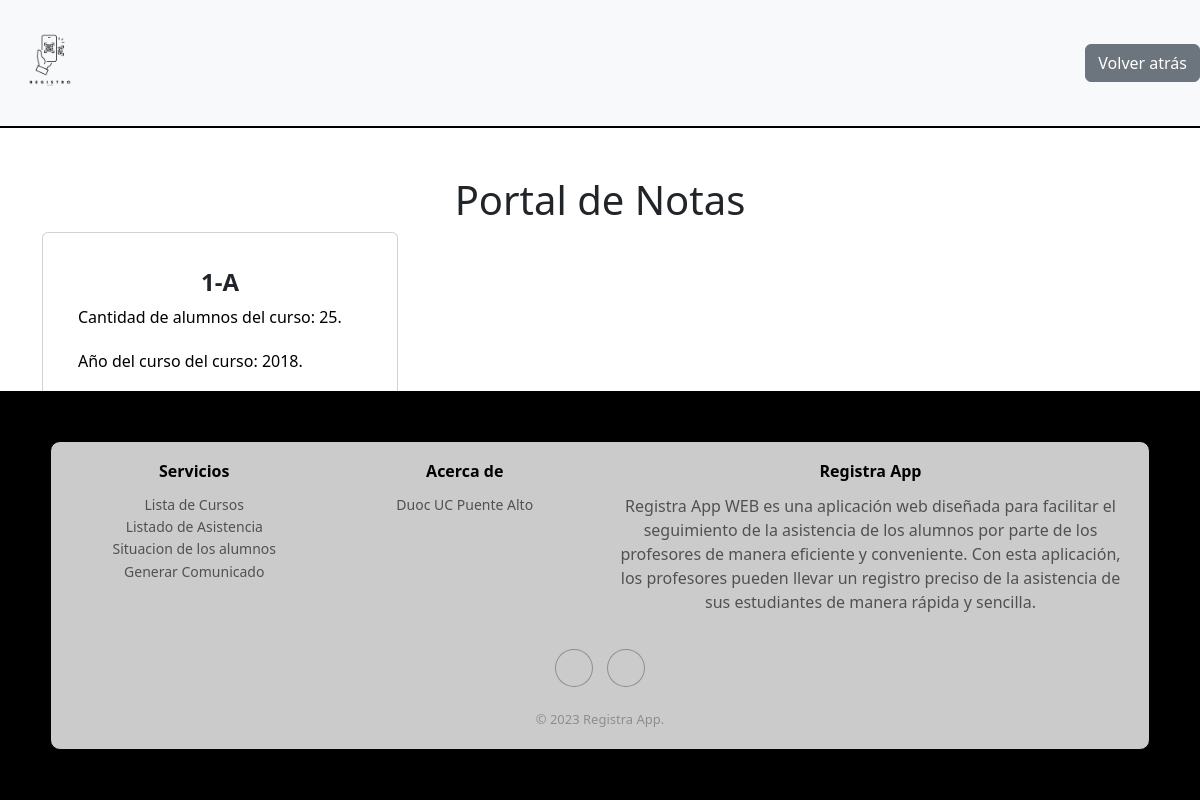
Screenshot of /notas/ with the database file from the repository.
### RegistroAppDocente/models.py (models this page shows, shortened)
class Curso(models.Model):
    id = models.AutoField(primary_key=True)
    nombrecurso = models.CharField(max_length=100)
    aniocurso = models.IntegerField(blank=True, null=True)
    cantidadalumnos = models.IntegerField(blank=True, null=True)
    class Meta:
        db_table = 'Curso'

### RegistroAppDocente/views.py (the view)
# urls.py: path('notas/',notas,name='NON'),
def notas(request):
    cursos = Curso.objects.all().annotate(
        cantidad_alumnos=Subquery(
            Alumno.objects.filter(curso=OuterRef('pk')).values('curso').annotate(
                num_alumnos=Count('curso')
            ).values('num_alumnos')[:1]
        )
    )
    return render(request, "notas.html", {'cursos': cursos})

### RegistroAppDocente/templates/notas.html (shortened to what this page needs)
{% extends "base2.html" %}
{% load static %}
{% block css %}
<link rel="stylesheet" href="{% static 'css/notas.css' %}">
{% endblock css %}
{% block contenedor %}
<body>
    <div class="container mt-5">
        <h1>Portal de Notas</h1>
        <div class="row">
            {% for curso in cursos %}
            <div class="col-md-4">
                <div class="card">
                    <div class="card-body">
                        <h1 class="card-title">{{ curso.nombrecurso   }}</h1>
                        <p class="card-text" style="color: black;">Cantidad de alumnos del curso: {{ curso.cantidadalumnos }}.</p>
                        <p class="card-text" style="color: black;">Año del curso del curso: {{ curso.aniocurso }}.</p>
                        <p class="card-text" style="color: black;">Profesor:
                        </p>
                        <a href="{% url 'MODN' curso.id %}" class="btn btn-primary">Modificar Notas</a>
                    </div>
                </div>
            </div>
            {% endfor %}
        </div>
    </div>
</body>
{% endblock contenedor %}

### RegistroAppDocente/static/css/notas.css (style rules this page uses)
.container { margin-top: 2rem; }
h1 { color: #000; text-align: center; }
.card { margin-bottom: 20px; background-color: #000; padding: 19px; }
.card-title { font-size: 1.5rem; font-weight: bold; color: white; }
.card-text { margin-bottom: 20px; color: white; }
.btn-primary { background-color: #007bff; color: #fff; font-weight: bold; }

### rows the page displays
Curso: nombrecurso "1-A", cantidadalumnos "25", aniocurso "2018"
